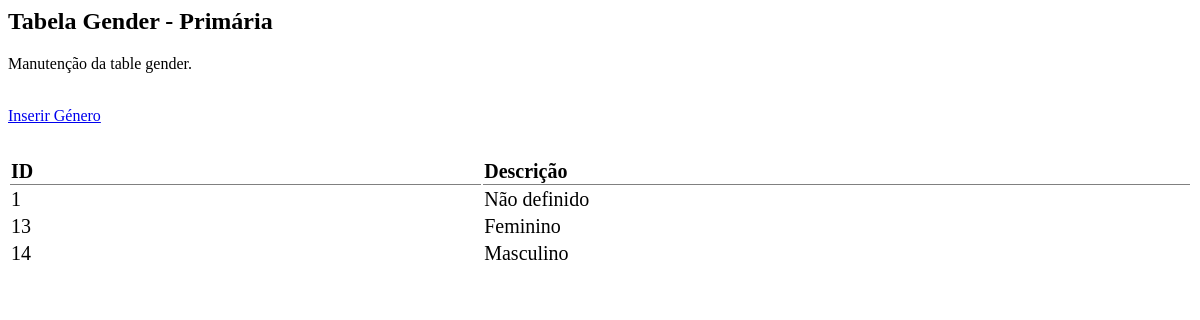
Before: /backoffice/content/gender/gender.php with the older database file.
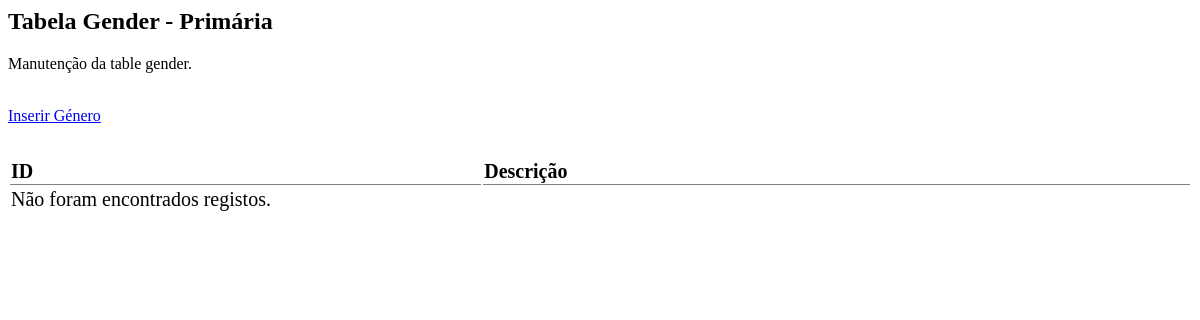
After: the same page with the newer database file.
### tables this page shows
CREATE TABLE IF NOT EXISTS `gender` (
  `id` int(11) NOT NULL AUTO_INCREMENT,
  `description` varchar(50) DEFAULT NULL,
  PRIMARY KEY (`id`)
);

### backoffice/content/gender/gender.php (the view, shortened to what this page needs)
<?php
$showsoc = "SELECT * FROM gender ORDER BY id";
$show = mysqli_query($conn, $showsoc);
if (mysqli_num_rows($show) > 0) {
    $row = mysqli_fetch_array($show);
} else {
    $row = null;
}
?>
<h2>Tabela Gender - Primária</h2>
<p>Manutenção da table gender.</p>
<a href="./?p=61" class="insert-button">Inserir Género</a>
<a id="delLink" disabled><i class="fa-regular fa-trash-can fa-2xl" onclick="confirmDelete(<?php echo $row['id']; ?>)"></i></a>
<?php
if ($row !== null && isset($row['id'])) {
    $editLink = './?p=65&id=' . $row['id'] . '&operation=editar';
} else {
    $editLink = null;
}
echo '<a href="' . $editLink . '" id="editLink" disabled><i class="fa-regular fa-pen-to-square fa-2xl"></i></a>' ?>
<table class="table-hover" style="width:100%; font-size: 20px; margin-top: 1rem; padding-top: 1rem;">
    <thead>
        <tr>
            <th scope="col" style="text-align: left; width:40%; border-bottom: solid 1px grey; border-collapse: collapse;">ID</th>
            <th scope="col" style="text-align: left; width:60%; border-bottom: solid 1px grey; border-collapse: collapse;">Descrição</th>
        </tr>
    </thead>
    <tbody>
        <?php
        if ($row !== null) {
            do {
        ?>
                <tr id="tr_<?php echo $row['id']; ?>" onclick="storeID(<?php echo $row['id']; ?>)">
                    <?php
                    echo "<td>" . $row['id'] . "</td>";
                    echo "<td>" . $row['description'] . "</td>";
                    ?>
                </tr>
        <?php
            } while ($row = mysqli_fetch_assoc($show));
        } else {
            echo "<tr><td colspan='4'>Não foram encontrados registos.</td></tr>";
        }
        ?>
    </tbody>
</table>

Changed rows visible on the page:
removed gender: id "1", description "Não definido"
removed gender: id "13", description "Feminino"
removed gender: id "14", description "Masculino"
Other visible differences:
text now shown: "Não foram encontrados registos."
